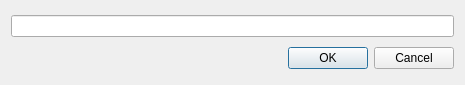
<?xml version="1.0" encoding="UTF-8"?>
<ui version="4.0">
 <class>Dialog_name</class>
 <widget class="QDialog" name="Dialog_name">
  <property name="geometry">
   <rect>
    <x>0</x>
    <y>0</y>
    <width>465</width>
    <height>85</height>
   </rect>
  </property>
  <property name="windowTitle">
   <string>Dialog</string>
  </property>
  <layout class="QGridLayout" name="gridLayout">
   <item row="1" column="0">
    <widget class="QDialogButtonBox" name="buttonBox">
     <property name="orientation">
      <enum>Qt::Horizontal</enum>
     </property>
     <property name="standardButtons">
      <set>QDialogButtonBox::Cancel|QDialogButtonBox::Ok</set>
     </property>
    </widget>
   </item>
   <item row="0" column="0">
    <widget class="QLineEdit" name="lineEdit_name"/>
   </item>
  </layout>
 </widget>
 <resources/>
 <connections>
  <connection>
   <sender>buttonBox</sender>
   <signal>accepted()</signal>
   <receiver>Dialog_name</receiver>
   <slot>accept()</slot>
   <hints>
    <hint type="sourcelabel">
     <x>248</x>
     <y>254</y>
    </hint>
    <hint type="destinationlabel">
     <x>157</x>
     <y>274</y>
    </hint>
   </hints>
  </connection>
  <connection>
   <sender>buttonBox</sender>
   <signal>rejected()</signal>
   <receiver>Dialog_name</receiver>
   <slot>reject()</slot>
   <hints>
    <hint type="sourcelabel">
     <x>316</x>
     <y>260</y>
    </hint>
    <hint type="destinationlabel">
     <x>286</x>
     <y>274</y>
    </hint>
   </hints>
  </connection>
 </connections>
</ui>
